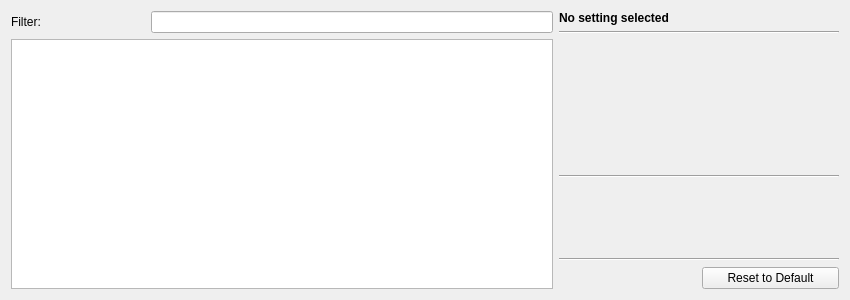
<?xml version="1.0" encoding="UTF-8"?>
<ui version="4.0">
 <class>GameSettingWindow</class>
 <widget class="QWidget" name="GameSettingWindow">
  <property name="geometry">
   <rect>
    <x>0</x>
    <y>0</y>
    <width>850</width>
    <height>300</height>
   </rect>
  </property>
  <property name="windowTitle">
   <string>Form</string>
  </property>
  <layout class="QHBoxLayout" name="horizontalLayout">
   <item>
    <layout class="QGridLayout" name="gridLayout">
     <item row="0" column="1">
      <widget class="QLineEdit" name="filter">
       <property name="sizePolicy">
        <sizepolicy hsizetype="Expanding" vsizetype="Fixed">
         <horstretch>3</horstretch>
         <verstretch>0</verstretch>
        </sizepolicy>
       </property>
      </widget>
     </item>
     <item row="0" column="0">
      <widget class="QLabel" name="label">
       <property name="sizePolicy">
        <sizepolicy hsizetype="Preferred" vsizetype="Preferred">
         <horstretch>1</horstretch>
         <verstretch>0</verstretch>
        </sizepolicy>
       </property>
       <property name="text">
        <string>Filter:</string>
       </property>
       <property name="buddy">
        <cstring>filter</cstring>
       </property>
      </widget>
     </item>
     <item row="1" column="0" colspan="2">
      <widget class="GameSettingList" name="list">
       <property name="selectionMode">
        <enum>QAbstractItemView::SingleSelection</enum>
       </property>
       <property name="selectionBehavior">
        <enum>QAbstractItemView::SelectRows</enum>
       </property>
       <property name="sortingEnabled">
        <bool>true</bool>
       </property>
       <property name="wordWrap">
        <bool>false</bool>
       </property>
       <property name="cornerButtonEnabled">
        <bool>false</bool>
       </property>
       <attribute name="verticalHeaderVisible">
        <bool>false</bool>
       </attribute>
      </widget>
     </item>
    </layout>
   </item>
   <item>
    <layout class="QGridLayout" name="gridLayout_2">
     <item row="5" column="0" colspan="2">
      <spacer name="verticalSpacer">
       <property name="orientation">
        <enum>Qt::Vertical</enum>
       </property>
       <property name="sizeHint" stdset="0">
        <size>
         <width>0</width>
         <height>0</height>
        </size>
       </property>
      </spacer>
     </item>
     <item row="4" column="0" colspan="2">
      <widget class="QScrollArea" name="scrollArea">
       <property name="frameShape">
        <enum>QFrame::NoFrame</enum>
       </property>
       <property name="horizontalScrollBarPolicy">
        <enum>Qt::ScrollBarAlwaysOff</enum>
       </property>
       <property name="widgetResizable">
        <bool>true</bool>
       </property>
       <widget class="QWidget" name="scrollAreaWidgetContents">
        <property name="geometry">
         <rect>
          <x>0</x>
          <y>0</y>
          <width>256</width>
          <height>69</height>
         </rect>
        </property>
        <layout class="QGridLayout" name="gridLayout_7">
         <property name="leftMargin">
          <number>0</number>
         </property>
         <property name="topMargin">
          <number>0</number>
         </property>
         <property name="rightMargin">
          <number>2</number>
         </property>
         <property name="bottomMargin">
          <number>0</number>
         </property>
         <item row="0" column="0">
          <widget class="QLabel" name="description">
           <property name="sizePolicy">
            <sizepolicy hsizetype="Preferred" vsizetype="Preferred">
             <horstretch>0</horstretch>
             <verstretch>2</verstretch>
            </sizepolicy>
           </property>
           <property name="text">
            <string/>
           </property>
           <property name="alignment">
            <set>Qt::AlignLeading|Qt::AlignLeft|Qt::AlignTop</set>
           </property>
           <property name="wordWrap">
            <bool>true</bool>
           </property>
          </widget>
         </item>
        </layout>
       </widget>
      </widget>
     </item>
     <item row="1" column="0" colspan="2">
      <widget class="Line" name="line">
       <property name="orientation">
        <enum>Qt::Horizontal</enum>
       </property>
      </widget>
     </item>
     <item row="6" column="0" colspan="2">
      <widget class="Line" name="line_2">
       <property name="orientation">
        <enum>Qt::Horizontal</enum>
       </property>
      </widget>
     </item>
     <item row="2" column="0" colspan="2">
      <widget class="QStackedWidget" name="valueStack">
       <property name="sizePolicy">
        <sizepolicy hsizetype="Preferred" vsizetype="Preferred">
         <horstretch>0</horstretch>
         <verstretch>3</verstretch>
        </sizepolicy>
       </property>
       <widget class="QWidget" name="vpNone"/>
       <widget class="QWidget" name="vpBool">
        <layout class="QGridLayout" name="gridLayout_4">
         <property name="leftMargin">
          <number>0</number>
         </property>
         <property name="topMargin">
          <number>0</number>
         </property>
         <property name="rightMargin">
          <number>0</number>
         </property>
         <property name="bottomMargin">
          <number>0</number>
         </property>
         <item row="0" column="0">
          <widget class="QLabel" name="label_5">
           <property name="text">
            <string>Value</string>
           </property>
           <property name="buddy">
            <cstring>valueB</cstring>
           </property>
          </widget>
         </item>
         <item row="0" column="1">
          <widget class="QComboBox" name="valueB">
           <item>
            <property name="text">
             <string>false</string>
            </property>
           </item>
           <item>
            <property name="text">
             <string>true</string>
            </property>
           </item>
          </widget>
         </item>
         <item row="1" column="0" colspan="2">
          <spacer name="verticalSpacer_3">
           <property name="orientation">
            <enum>Qt::Vertical</enum>
           </property>
           <property name="sizeHint" stdset="0">
            <size>
             <width>0</width>
             <height>0</height>
            </size>
           </property>
          </spacer>
         </item>
        </layout>
       </widget>
       <widget class="QWidget" name="vpFloat">
        <layout class="QGridLayout" name="gridLayout_5">
         <property name="leftMargin">
          <number>0</number>
         </property>
         <property name="topMargin">
          <number>0</number>
         </property>
         <property name="rightMargin">
          <number>0</number>
         </property>
         <property name="bottomMargin">
          <number>0</number>
         </property>
         <item row="0" column="0">
          <widget class="QLabel" name="label_6">
           <property name="text">
            <string>Value</string>
           </property>
           <property name="buddy">
            <cstring>valueF</cstring>
           </property>
          </widget>
         </item>
         <item row="0" column="1">
          <widget class="QDoubleSpinBox" name="valueF">
           <property name="alignment">
            <set>Qt::AlignRight|Qt::AlignTrailing|Qt::AlignVCenter</set>
           </property>
           <property name="minimum">
            <double>-9999999999999999538762658202121142272.000000000000000</double>
           </property>
           <property name="maximum">
            <double>9999999999999999538762658202121142272.000000000000000</double>
           </property>
          </widget>
         </item>
         <item row="1" column="0" colspan="2">
          <spacer name="verticalSpacer_4">
           <property name="orientation">
            <enum>Qt::Vertical</enum>
           </property>
           <property name="sizeHint" stdset="0">
            <size>
             <width>0</width>
             <height>0</height>
            </size>
           </property>
          </spacer>
         </item>
        </layout>
       </widget>
       <widget class="QWidget" name="vpInt">
        <layout class="QGridLayout" name="gridLayout_3">
         <property name="leftMargin">
          <number>0</number>
         </property>
         <property name="topMargin">
          <number>0</number>
         </property>
         <property name="rightMargin">
          <number>0</number>
         </property>
         <property name="bottomMargin">
          <number>0</number>
         </property>
         <item row="0" column="0">
          <widget class="QLabel" name="label_7">
           <property name="text">
            <string>Value</string>
           </property>
           <property name="buddy">
            <cstring>valueI</cstring>
           </property>
          </widget>
         </item>
         <item row="0" column="1">
          <widget class="QSpinBox" name="valueI"/>
         </item>
         <item row="1" column="0" colspan="2">
          <spacer name="verticalSpacer_2">
           <property name="orientation">
            <enum>Qt::Vertical</enum>
           </property>
           <property name="sizeHint" stdset="0">
            <size>
             <width>0</width>
             <height>0</height>
            </size>
           </property>
          </spacer>
         </item>
        </layout>
       </widget>
       <widget class="QWidget" name="vpString">
        <layout class="QVBoxLayout" name="verticalLayout">
         <property name="leftMargin">
          <number>0</number>
         </property>
         <property name="topMargin">
          <number>0</number>
         </property>
         <property name="rightMargin">
          <number>0</number>
         </property>
         <property name="bottomMargin">
          <number>0</number>
         </property>
         <item>
          <widget class="QLabel" name="label_8">
           <property name="text">
            <string>Value</string>
           </property>
           <property name="buddy">
            <cstring>valueS</cstring>
           </property>
          </widget>
         </item>
         <item>
          <widget class="QPlainTextEdit" name="valueS"/>
         </item>
        </layout>
       </widget>
       <widget class="QWidget" name="vpUnknown">
        <layout class="QGridLayout" name="gridLayout_6">
         <property name="leftMargin">
          <number>0</number>
         </property>
         <property name="topMargin">
          <number>0</number>
         </property>
         <property name="rightMargin">
          <number>0</number>
         </property>
         <property name="bottomMargin">
          <number>0</number>
         </property>
         <item row="0" column="0">
          <widget class="QLabel" name="label_2">
           <property name="text">
            <string>This setting is unrecognized and its type is unknown. It cannot be edited, and will not be saved.</string>
           </property>
           <property name="wordWrap">
            <bool>true</bool>
           </property>
          </widget>
         </item>
         <item row="1" column="0">
          <spacer name="verticalSpacer_5">
           <property name="orientation">
            <enum>Qt::Vertical</enum>
           </property>
           <property name="sizeHint" stdset="0">
            <size>
             <width>0</width>
             <height>0</height>
            </size>
           </property>
          </spacer>
         </item>
        </layout>
       </widget>
      </widget>
     </item>
     <item row="7" column="1">
      <widget class="QPushButton" name="buttonReset">
       <property name="text">
        <string>Reset to Default</string>
       </property>
      </widget>
     </item>
     <item row="0" column="0" colspan="2">
      <widget class="QLabel" name="settingName">
       <property name="font">
        <font>
         <weight>75</weight>
         <bold>true</bold>
        </font>
       </property>
       <property name="text">
        <string>No setting selected</string>
       </property>
       <property name="wordWrap">
        <bool>true</bool>
       </property>
      </widget>
     </item>
     <item row="3" column="0" colspan="2">
      <widget class="Line" name="line_3">
       <property name="orientation">
        <enum>Qt::Horizontal</enum>
       </property>
      </widget>
     </item>
    </layout>
   </item>
  </layout>
 </widget>
 <customwidgets>
  <customwidget>
   <class>GameSettingList</class>
   <extends>QTableView</extends>
   <header>game_setting_window/game_setting_list.h</header>
  </customwidget>
 </customwidgets>
 <tabstops>
  <tabstop>filter</tabstop>
  <tabstop>list</tabstop>
  <tabstop>valueB</tabstop>
  <tabstop>valueF</tabstop>
  <tabstop>valueI</tabstop>
  <tabstop>valueS</tabstop>
  <tabstop>buttonReset</tabstop>
 </tabstops>
 <resources/>
 <connections/>
</ui>
